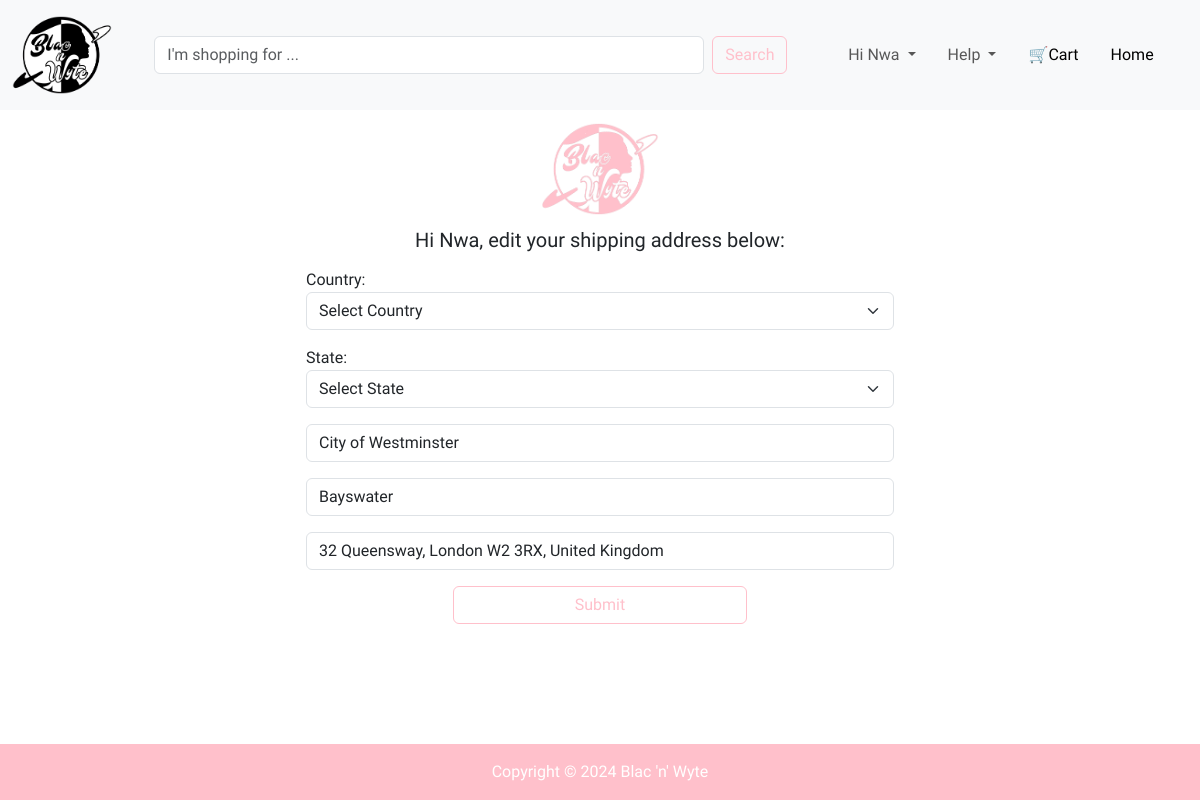
Page /address/3 (signed in) on the committed database.
### database.py (models this page shows, shortened)
class User(db.Model, UserMixin):
    id: Mapped[int] = mapped_column(primary_key=True)
    email: Mapped[str] = mapped_column(unique=True)
    firstname: Mapped[str]
    lastname: Mapped[str]
    phone: Mapped[int] = mapped_column(Integer)
    password: Mapped[str] = mapped_column(nullable=False)
    country: Mapped[str]
    state: Mapped[str]
    localgovt: Mapped[str]
    city: Mapped[str] = mapped_column(String(70))
    address: Mapped[str]
    registered_on: Mapped[DateTime] = mapped_column(DateTime, nullable=False)
    confirmed: Mapped[bool] = mapped_column(default=False, nullable=False)
    confirmed_on: Mapped[DateTime] = mapped_column(DateTime, nullable=True)
    is_admin: Mapped[bool] = mapped_column(Boolean, default=False, nullable=False)
    user_cart: Mapped[str] = relationship("Cart", back_populates="cart_user")
    user_order: Mapped[str] = relationship("Order", back_populates="order_user")

### onlinestore.py (the view, shortened to what this page needs)
@app.route('/address/<idx>', methods=["GET", "POST", "PATCH"])
@login_required
def edit_address(idx):
    form = ShippingAddressEditForm()
    user = db.session.execute(db.select(User).where(User.id == idx)).scalar()
    form.localgovt.data = user.localgovt
    form.city.data = user.city
    form.address.data = user.address
    return render_template('address_edit.html', form=form, logged_in=current_user.is_authenticated, user=current_user, year=year)

### method_override.py (called while the page is built)
    def __call__(self, environ, start_response):
        method = environ.get('HTTP_X_HTTP_METHOD_OVERRIDE', '').upper()
        if method in self.allowed_methods:
            environ['REQUEST_METHOD'] = method
        if method in self.bodyless_methods:
            environ['CONTENT_LENGTH'] = '0'
        return self.app(environ, start_response)

### onlinestore.py (called while the page is built)
@login_manager.user_loader
def user_loader(user_id):
    return db.session.execute(db.select(User).where(User.id == user_id)).scalar()

@app.before_request
def track_history():
    if request.endpoint == 'static' or request.method != 'GET':
        return
    history = session.get('history', [])
    history.append(request.url)
    if len(history) > 3:
        history.pop(0)
    session['history'] = history

### templates/address_edit.html (shortened to what this page needs)
{% extends "header.html" %}
{% block content %}
    <section id="signup" class="">
      <div class="container-fluid">
        <div class="login-logo text-center">
          <img src="{{url_for('static', filename='images/pinklogo.png')}}" alt="blacnwyte logo">
        </div>
        <h5 class="text-center">Hi {{ user.firstname }}, edit your shipping address below:</h5>
        <div class="signup">
          <form method="POST">
            {{ form.country.label }} {{ form.country }}
            {{ form.state.label }} {{ form.state }}
            {{ form.localgovt }}
            {{ form.city }}
            {{ form.address }}
            <div class="text-center d-grid gap-2 col-6 mx-auto">
              {{ form.submit }}
            </div>
          </form>
        </div>
      </div>
    </section>
{% endblock %}

### templates/header.html (shortened to what this page needs)
<!doctype html>
<html lang="en">
  <head>
    <link href="https://cdn.jsdelivr.net/npm/bootstrap@5.3.3/dist/css/bootstrap.min.css" rel="stylesheet">
    <link rel="stylesheet" href="{{ url_for('static', filename='css/style.css') }}">
  </head>
  <body>
    <nav class="navbar fixed-top navbar-expand-lg bg-body-tertiary">
      <div class="container-fluid">
        <a class="navbar-brand" href="{{ url_for('index') }}">
          <img src="{{url_for('static', filename='images/logo.png')}}" alt="Blac'n'Wyte" width="100" height="100">
        </a>
        <div class="collapse navbar-collapse" id="navbarSupportedContent">
          <form class="d-flex mx-auto" role="search">
            <input class="form-control me-2" type="search" placeholder="I'm shopping for ..." aria-label="Search">
            <button class="btn btn-outline-success" type="submit">Search</button>
          </form>
          <ul class="navbar-nav mx-auto mb-2 mb-lg-0">
            <li class="nav-item dropdown">
              {% if logged_in: %}
              <a class="nav-link dropdown-toggle" href="{{ url_for('index') }}" role="button" data-bs-toggle="dropdown" aria-expanded="false">
                Hi {{ user.firstname }}
              </a>
              {% else: %}
              <a class="nav-link dropdown-toggle" href="#" role="button" data-bs-toggle="dropdown" aria-expanded="false">
                Account
              </a>
              {% endif %}
            </li>
            <li class="nav-item dropdown ms-3">
              <a class="nav-link dropdown-toggle" href="#" role="button" data-bs-toggle="dropdown" aria-expanded="false">
                Help
              </a>
            </li>
            <li class="nav-item ms-3">
              <a class="nav-link active" href="{{ url_for('all_cart') }}" aria-current="page">🛒Cart</a>
            </li>
            {% if user.email == 'lawrence.nno@gmail.com' or user.is_admin == True %}
              <li class="nav-item ms-3">
                <a class="nav-link active" href="{{ url_for('admin.index') }}" aria-current="page">Admin</a>
              </li>
            {% else: %}
              <li class="nav-item ms-3">
                <a class="nav-link active" href="{{ url_for('index') }}" aria-current="page">Home</a>
              </li>
            {% endif %}
          </ul>
        </div>
      </div>
    </nav>
    <main>
      {% block content %}
      {% endblock %}
    </main>
    <footer class="text-center">
      Copyright &#169; {{ year }} Blac 'n' Wyte
    </footer>
  </body>
</html>

### static/css/style.css (style rules this page uses)
body { font-family: "Quicksand", sans-serif; font-optical-sizing: auto; display: flex; flex-direction: column; min-height: 100vh; }
main { flex-grow: 1 !important; }
footer { margin-top: 1rem; padding: 1rem; background-color: pink; color: white; }
.navbar { --bs-navbar-padding-x: 0; --bs-navbar-padding-y: 0; --bs-navbar-color: rgba(var(--bs-emphasis-color-rgb), 0.65); --bs-navbar-hover-color: rgba(var(--bs-emphasis-color-rgb), 0.8); --bs-navbar-disabled-color: rgba(var(--bs-emphasis-color-rgb), 0.3); --bs-navbar-active-color: rgba(var(--bs-emphasis-color-rgb), 1); --bs-navbar-brand-padding-y: 0.3125rem; --bs-navbar-brand-margin-end: 1rem; --bs-navbar-brand-font-size: 1.25rem; --bs-navbar-brand-color: rgba(var(--bs-emphasis-color-rgb), 1); --bs-navbar-brand-hover-color: rgba(var(--bs-emphasis-color-rgb), 1); --bs-navbar-nav-link-padding-x: 0.5rem; --bs-navbar-toggler-padding-y: 0.25rem; --bs-navbar-toggler-padding-x: 0.75rem; --bs-navbar-toggler-font-size: 1.25rem; --bs-navbar-toggler-border-color: rgba(var(--bs-emphasis-color-rgb), 0.15); --bs-navbar-toggler-border-radius: var(--bs-border-radius); --bs-navbar-toggler-focus-width: 0.25rem; --bs-navbar-toggler-transition: box-shadow 0.15s ease-in-out; position: relative; display: flex; flex-wrap: wrap; align-items: center; justify-content: space-between; padding: var(--bs-navbar-padding-y) var(--bs-navbar-padding-x); }
.btn-outline-success { --bs-btn-color: #FFC0CB; --bs-btn-border-color: #FFC0CB; --bs-btn-hover-color: #fff; --bs-btn-hover-bg: #FFC0CB; --bs-btn-hover-border-color: #FFC0CB; --bs-btn-focus-shadow-rgb: 25,135,84; --bs-btn-active-color: #fff; --bs-btn-active-bg: #FFC0CB; --bs-btn-active-border-color: #FFC0CB; --bs-btn-active-shadow: inset 0 3px 5px rgba(0, 0, 0, 0.125); --bs-btn-disabled-color: #FFC0CB; --bs-btn-disabled-bg: transparent; --bs-btn-disabled-border-color: #FFC0CB; --bs-gradient: none; }
.form-control.me-2 { width: 550px; }
.signup { width: 50%; margin: 1rem auto; }
.login-logo img { width: 10%; object-fit: contain; }

### rows in the picture
User: firstname "Nwa", country "Select Country", state "Select State", localgovt "City of Westminster", city "Bayswater", address "32 Queensway, London W2 3RX, United Kingdom"

### other values in the picture
{{ year }} "2024"
